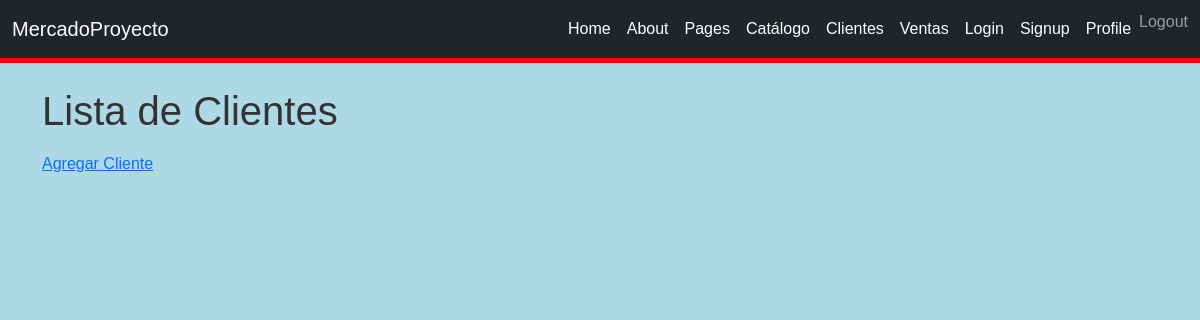
The page /clientes/ on the database as committed earlier.
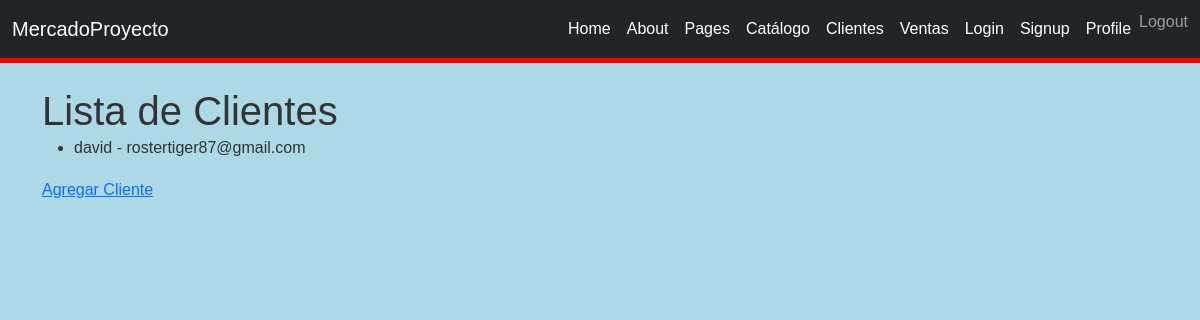
The same page on the database as committed later.
### tienda/models.py (models this page shows, shortened)
class Cliente(models.Model):
    nombre = models.CharField(max_length=100)
    email = models.EmailField(unique=True)

### tienda/views.py (the view)
# urls.py: path('clientes/', views.lista_clientes, name='lista_clientes'),
def lista_clientes(request):
    clientes = Cliente.objects.all()
    return render(request, 'lista_clientes.html', {'clientes': clientes})

### templates/lista_clientes.html (shortened to what this page needs)
{% extends 'base.html' %}
{% block content %}
<h1>Lista de Clientes</h1>
<ul>
    {% for cliente in clientes %}
        <li>{{ cliente.nombre }} - {{ cliente.email }}</li>
    {% endfor %}
</ul>
<a href="{% url 'agregar_cliente' %}">Agregar Cliente</a>
{% endblock %}

Rows that differ between the two databases and show on the page:
added Cliente: nombre "david", email "rostertiger87@gmail.com"
